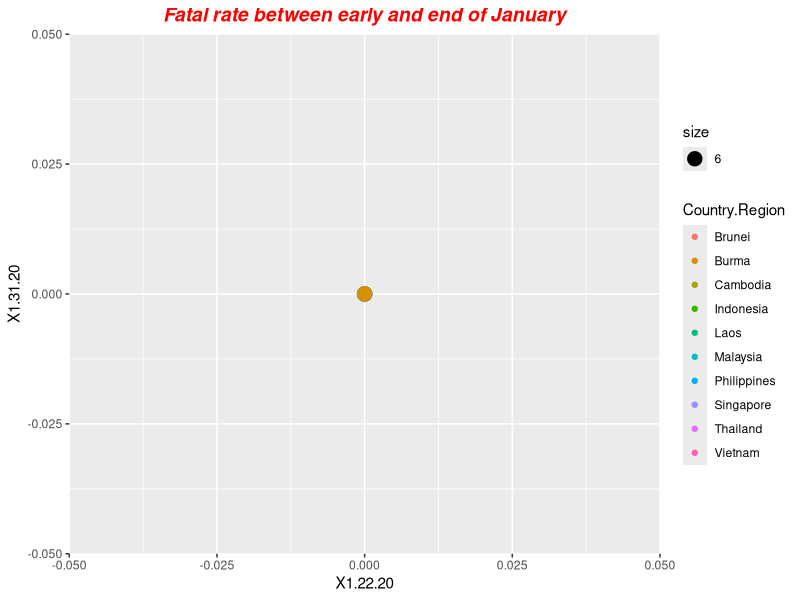
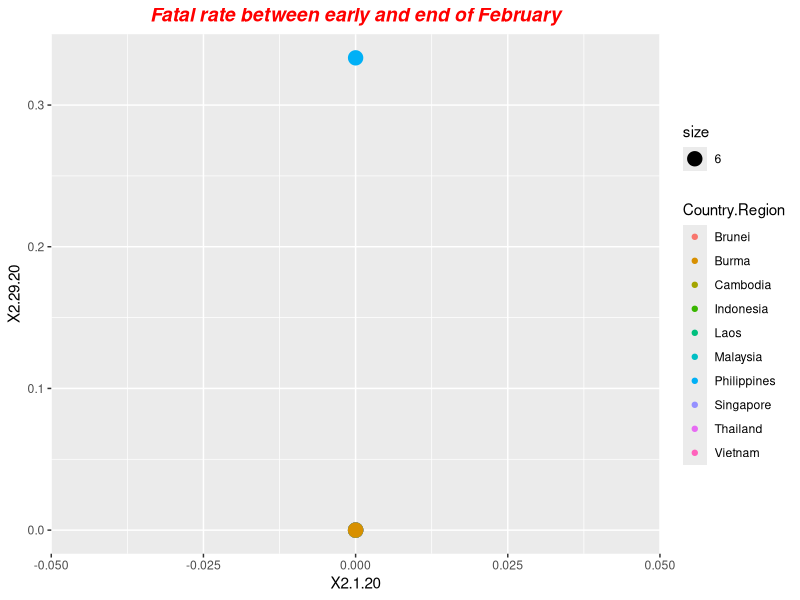
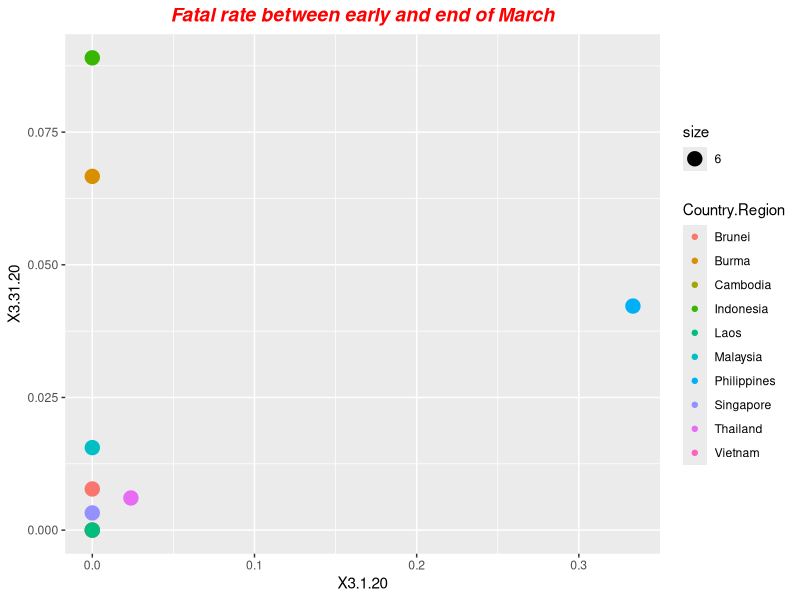
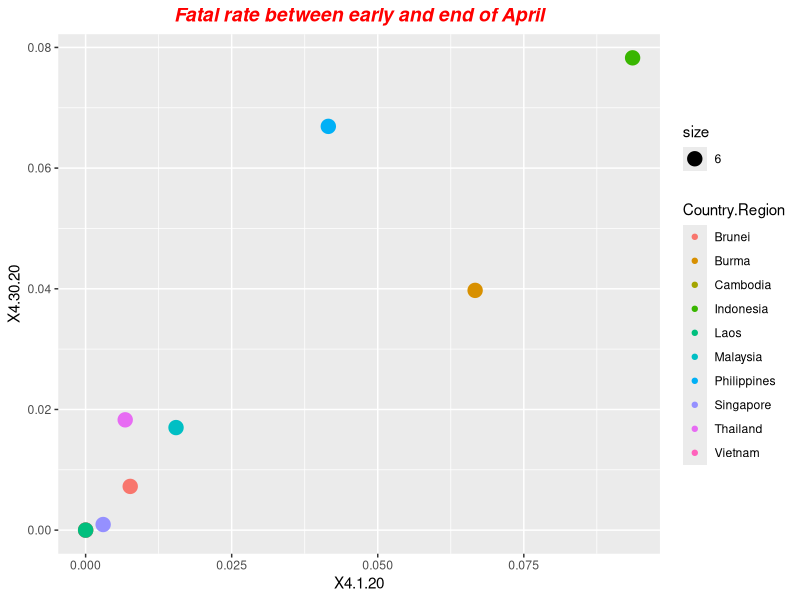
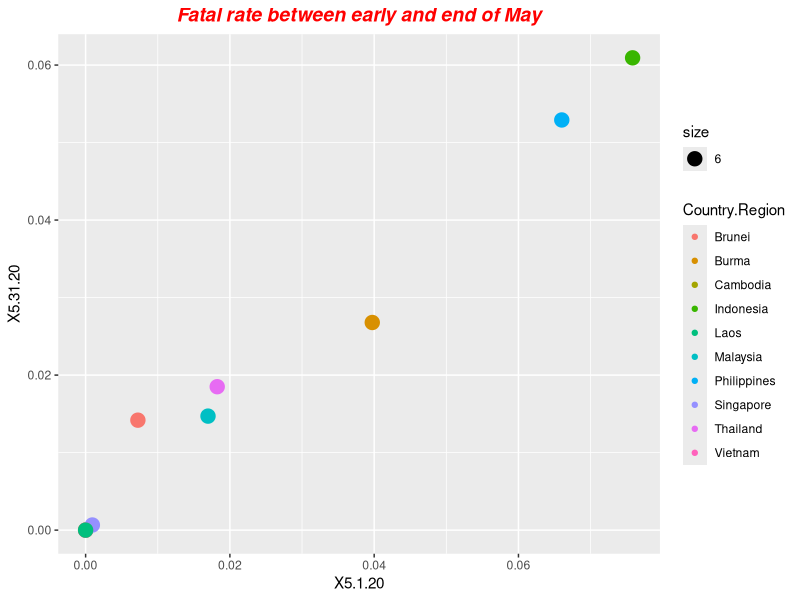
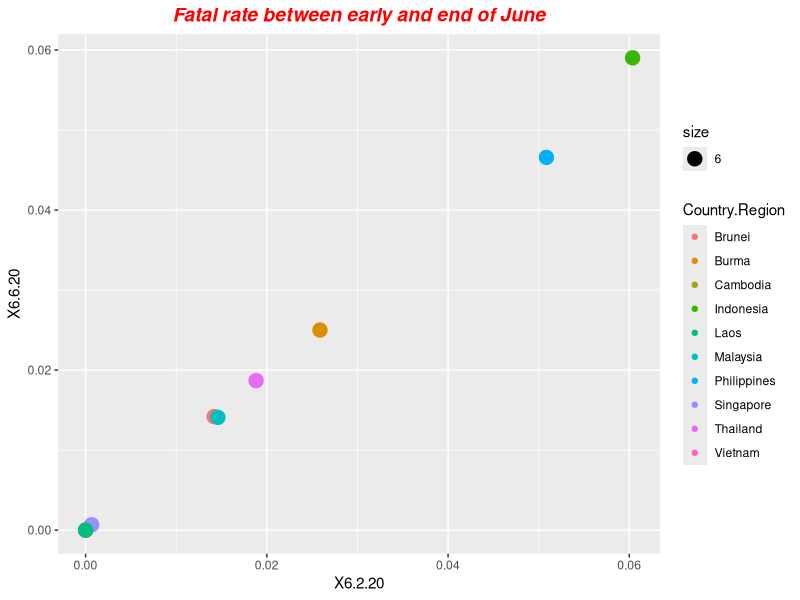

Reproduce these figures in R, in order.
## ---- chunk 1
knitr::opts_chunk$set(echo = TRUE)
## ---- chunk 2
setwd("D:/Documents/")
library(ggplot2)
fatal<-read.csv("./case_fatality.csv")
summary(fatal)
str(fatal)

p1<-ggplot(data = fatal, mapping = aes(x = X1.22.20, y=X1.31.20,size=6))  +ggtitle("Fatal rate between early and end of January") +geom_point(aes(color = Country.Region))

p2<-ggplot(data = fatal, mapping = aes(x = X2.1.20, y=X2.29.20,size=6))  +ggtitle("Fatal rate between early and end of February") +geom_point(aes(color = Country.Region))

p3<-ggplot(data = fatal, mapping = aes(x = X3.1.20, y=X3.31.20,size=6)) +ggtitle("Fatal rate between early and end of March") +geom_point(aes(color = Country.Region))

p4<-ggplot(data = fatal, mapping = aes(x = X4.1.20, y=X4.30.20,size=6)) +ggtitle("Fatal rate between early and end of April") +geom_point(aes(color = Country.Region))

p5<-ggplot(data = fatal, mapping = aes(x = X5.1.20, y=X5.31.20,size=6)) +ggtitle("Fatal rate between early and end of May") +geom_point(aes(color = Country.Region))

p6<-ggplot(data = fatal, mapping = aes(x = X6.2.20, y=X6.6.20,size=6)) +ggtitle("Fatal rate between early and end of June") +geom_point(aes(color = Country.Region))

#title style
p1+ theme(plot.title = element_text(color="red", size=14, face="bold.italic",hjust = 0.5))

p2+ theme(plot.title = element_text(color="red", size=14, face="bold.italic",hjust = 0.5))

p3+ theme(plot.title = element_text(color="red", size=14, face="bold.italic",hjust = 0.5))

p4+ theme(plot.title = element_text(color="red", size=14, face="bold.italic",hjust = 0.5))

p5+ theme(plot.title = element_text(color="red", size=14, face="bold.italic",hjust = 0.5))

p6+ theme(plot.title = element_text(color="red", size=14, face="bold.italic",hjust = 0.5))
